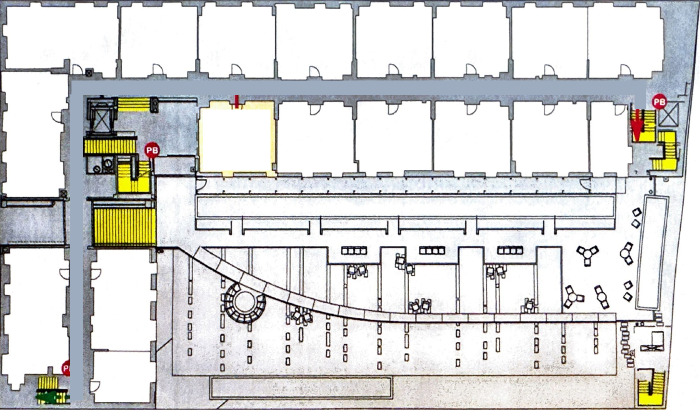
#> input picture data/base_floorplan.jpg, 1400 x 819 px (shown at 1/2 size)
$ python generate_images.py
#> lines starting #> are read from the running program, lines starting #| are printed output that depends on the picture
"""
Generate floorplan grid image and GPS walk path overlay.
Scale: 1400px = 67 meters (0.04786 m/px)
"""

import numpy as np
import matplotlib.pyplot as plt
import matplotlib.patches as mpatches
from matplotlib.ticker import MultipleLocator
from PIL import Image

# --- Scale constants ---
IMG_W_PX = 1400
IMG_H_PX = 819
REAL_W_M = 67.0
PX_PER_M = IMG_W_PX / REAL_W_M          # 20.896 px/m
REAL_H_M = IMG_H_PX / PX_PER_M          # ≈ 39.2 m

# --- SVG path points (parsed from svg_path.svg) ---
# Path: M373.5 475.5 H1126.5 L1180 503.5 L1193 554.5 L1180 604 L1133 635
#       H1015 H901.5 H796.5 L697.5 626 L601 602.5 L498 563.5 L415 518.5 L368.5 483.5
SVG_PTS_PX = [
    (373.5,  475.5),
    (1126.5, 475.5),
    (1180.0, 503.5),
    (1193.0, 554.5),
    (1180.0, 604.0),
    (1133.0, 635.0),
    (1015.0, 635.0),
    (901.5,  635.0),
    (796.5,  635.0),
    (697.5,  626.0),
    (601.0,  602.5),
    (498.0,  563.5),
    (415.0,  518.5),
    (368.5,  483.5),
]

def px_to_m(pts_px):
    """Convert pixel coords (SVG origin top-left) to meters (origin bottom-left)."""
    return [(x / PX_PER_M, (IMG_H_PX - y) / PX_PER_M) for x, y in pts_px]

SVG_PTS_M = px_to_m(SVG_PTS_PX)

# Load floorplan
floorplan = Image.open("data/base_floorplan.jpg").convert("RGB")
#> floorplan is the input picture: PIL image 1400x819 RGB; mean R, G, B 212.8, 213.2, 212.2
fp_arr = np.array(floorplan)

# Grid tick spacing
MAJOR_TICK_M = 10
MINOR_TICK_M = 5

DPI = 150
fig_w = IMG_W_PX / DPI
fig_h = IMG_H_PX / DPI

# ── IMAGE 1: Floorplan + grid ─────────────────────────────────────────────────
fig1, ax1 = plt.subplots(figsize=(fig_w, fig_h), dpi=DPI)
fig1.subplots_adjust(left=0, right=1, top=1, bottom=0)

ax1.imshow(fp_arr, extent=[0, REAL_W_M, 0, REAL_H_M], origin="upper", aspect="equal")

ax1.set_xlim(0, REAL_W_M)
ax1.set_ylim(0, REAL_H_M)
ax1.xaxis.set_major_locator(MultipleLocator(MAJOR_TICK_M))
ax1.yaxis.set_major_locator(MultipleLocator(MAJOR_TICK_M))
ax1.xaxis.set_minor_locator(MultipleLocator(MINOR_TICK_M))
ax1.yaxis.set_minor_locator(MultipleLocator(MINOR_TICK_M))

ax1.grid(which="major", color="white", linewidth=1.8, alpha=0.95, linestyle="-")
ax1.grid(which="minor", color="white", linewidth=0.7, alpha=0.55, linestyle="--")

ax1.set_xlabel("X (meters)", fontsize=10, color="white", labelpad=4)
ax1.set_ylabel("Y (meters)", fontsize=10, color="white", labelpad=4)
ax1.tick_params(colors="white", labelsize=8)
for spine in ax1.spines.values():
    spine.set_edgecolor("white")

ax1.set_facecolor("black")
fig1.patch.set_facecolor("black")

fig1.savefig("data/floorplan_grid.png", dpi=DPI, bbox_inches="tight", pad_inches=0.02)
plt.close(fig1)
print("Saved: data/floorplan_grid.png")

# ── IMAGE 2: Floorplan + grid + GPS walk path ─────────────────────────────────
fig2, ax2 = plt.subplots(figsize=(fig_w, fig_h), dpi=DPI)
fig2.subplots_adjust(left=0, right=1, top=1, bottom=0)

ax2.imshow(fp_arr, extent=[0, REAL_W_M, 0, REAL_H_M], origin="upper", aspect="equal")

ax2.set_xlim(0, REAL_W_M)
ax2.set_ylim(0, REAL_H_M)
ax2.xaxis.set_major_locator(MultipleLocator(MAJOR_TICK_M))
ax2.yaxis.set_major_locator(MultipleLocator(MAJOR_TICK_M))
ax2.xaxis.set_minor_locator(MultipleLocator(MINOR_TICK_M))
ax2.yaxis.set_minor_locator(MultipleLocator(MINOR_TICK_M))

ax2.grid(which="major", color="white", linewidth=0.9, alpha=0.65, linestyle="--")
ax2.grid(which="minor", color="white", linewidth=0.4, alpha=0.35, linestyle=":")

# Draw GPS walk path
xs_m = [p[0] for p in SVG_PTS_M]
ys_m = [p[1] for p in SVG_PTS_M]
ax2.plot(xs_m, ys_m, color="#0C8CE9", linewidth=2.5, zorder=5, label="GPS walk path")

# Mark start and end
ax2.scatter([xs_m[0]], [ys_m[0]],  color="#00FF88", s=80, zorder=6, label="Start")
ax2.scatter([xs_m[-1]], [ys_m[-1]], color="#FF4444", s=80, zorder=6, label="End")

# Annotate waypoints
for i, (x, y) in enumerate(SVG_PTS_M):
    ax2.annotate(str(i+1), (x, y), fontsize=6.5, color="yellow",
                 xytext=(4, 4), textcoords="offset points", zorder=7)

ax2.set_xlabel("X (meters)", fontsize=10, color="white", labelpad=4)
ax2.set_ylabel("Y (meters)", fontsize=10, color="white", labelpad=4)
ax2.tick_params(colors="white", labelsize=8)
for spine in ax2.spines.values():
    spine.set_edgecolor("white")

legend = ax2.legend(loc="upper left", fontsize=8, facecolor="#111111",
                    edgecolor="white", labelcolor="white")

ax2.set_facecolor("black")
fig2.patch.set_facecolor("black")

fig2.savefig("data/floorplan_walkpath.png", dpi=DPI, bbox_inches="tight", pad_inches=0.02)
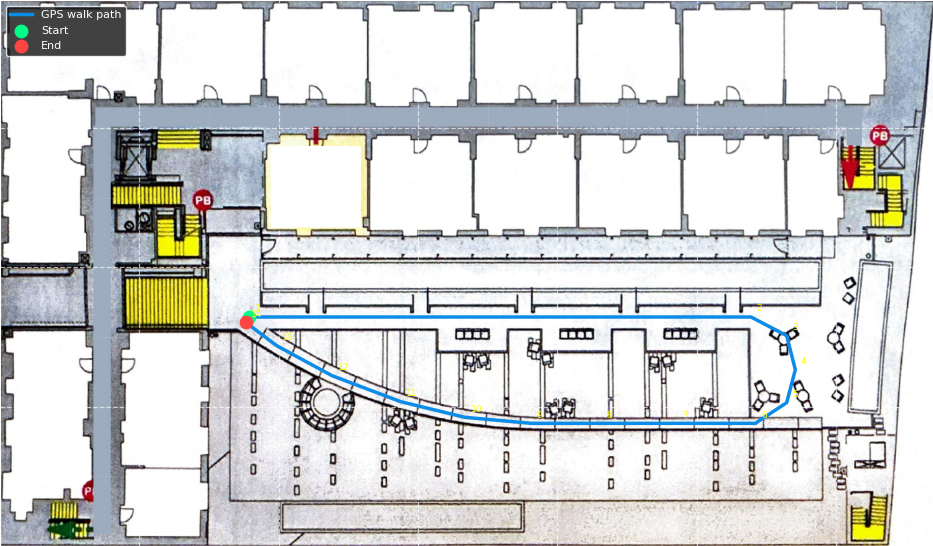
#> figure drawn by matplotlib, 1 panel
plt.close(fig2)
print("Saved: data/floorplan_walkpath.png")
print(f"\nScale info: {IMG_W_PX}px = {REAL_W_M}m  →  {PX_PER_M:.3f} px/m")
print(f"Canvas: {REAL_W_M:.1f}m × {REAL_H_M:.2f}m")
print(f"Walk path has {len(SVG_PTS_PX)} waypoints")
